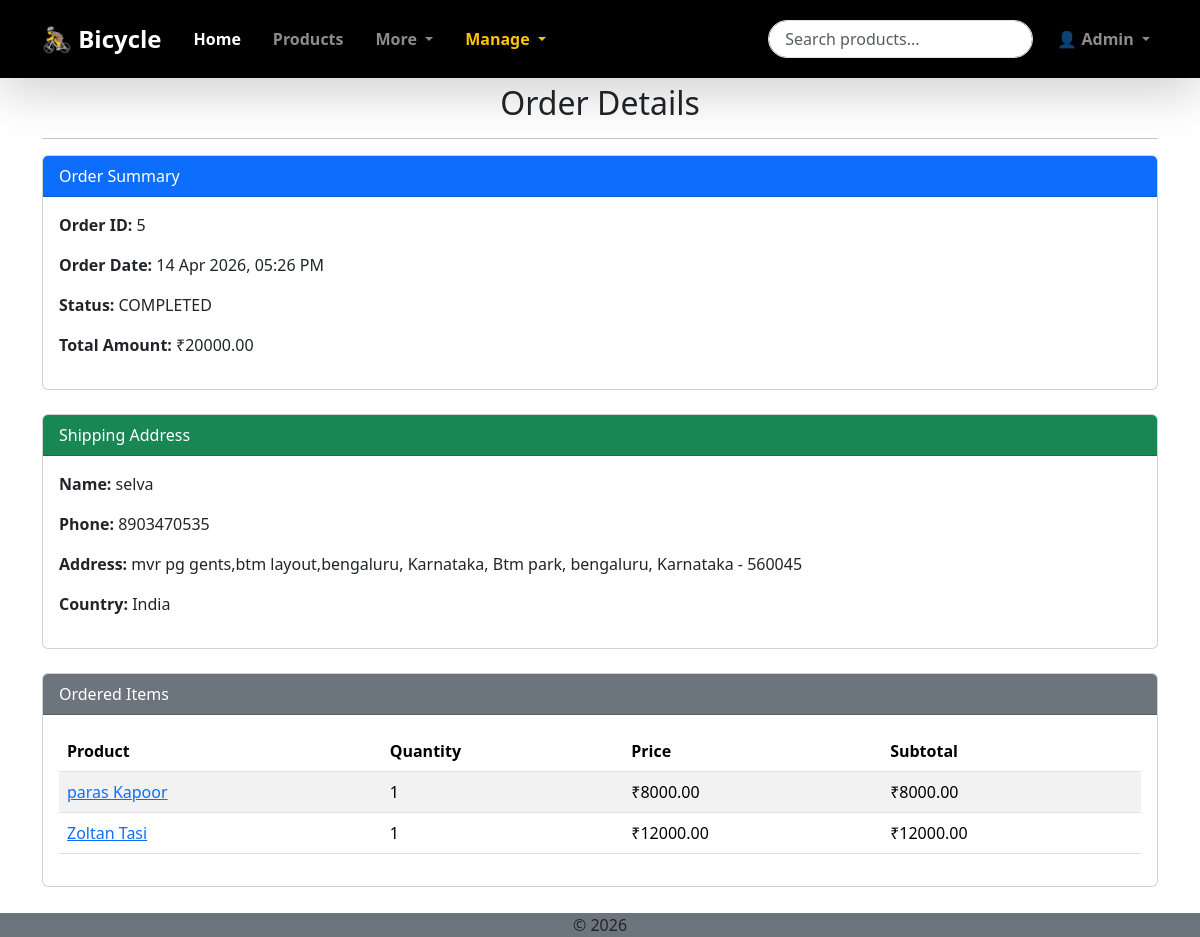
The page /order/5/ (signed in) on the database its author committed.
### orders/models.py (models this page shows, shortened)
class Order(models.Model):
    user = models.ForeignKey(User, on_delete=models.CASCADE)
    order_date = models.DateTimeField(auto_now_add=True)
    total_amount = models.DecimalField(max_digits=10, decimal_places=2)
    status = models.CharField(max_length=20, choices=[('PENDING','Pending'),('COMPLETED','Completed')])
    razorpay_order_id = models.CharField(max_length=255)
    address = models.ForeignKey(Address, on_delete=models.CASCADE, null=True, blank=True, related_name="orders")

class Address(models.Model):
    user = models.ForeignKey(User, on_delete=models.CASCADE, related_name="addresses")
    full_name = models.CharField(max_length=100, help_text="Full name of the recipient")
    phone_number = models.CharField(
        max_length=10,
        validators=[
            RegexValidator(r'^\d{10}$', message="Phone number must be 10 digits long.")
        ],
        help_text="Recipient's phone number"
    )
    address_line1 = models.CharField(max_length=255, help_text="Street address, P.O. Box, etc.")
    address_line2 = models.CharField(
        max_length=255, blank=True, null=True, help_text="Apartment, suite, unit, building, floor, etc."
    )
    landmark = models.CharField(
        max_length=255, blank=True, null=True, help_text="Landmark near the address"
    )
    city = models.CharField(max_length=100, help_text="City name")
    state = models.CharField(
        max_length=100,
        help_text="State name",
        choices=[
    ("Andhra Pradesh", "Andhra Pradesh"),
    ("Arunachal Pradesh", "Arunachal Pradesh"),
    ("Assam", "Assam"),
    ("Bihar", "Bihar"),
    ("Chhattisgarh", "Chhattisgarh"),
    ("Goa", "Goa"),
    ("Gujarat", "Gujarat"),
    ("Haryana", "Haryana"),
    ("Himachal Pradesh", "Himachal Pradesh"),
    ("Jharkhand", "Jharkhand"),
    ("Karnataka", "Karnataka"),
    ("Kerala", "Kerala"),
    ("Madhya Pradesh", "Madhya Pradesh"),
    ("Maharashtra", "Maharashtra"),
    ("Manipur", "Manipur"),
    ("Meghalaya", "Meghalaya"),
    ("Mizoram", "Mizoram"),
    ("Nagaland", "Nagaland"),
    ("Odisha", "Odisha"),
    ("Punjab", "Punjab"),
    ("Rajasthan", "Rajasthan"),
    ("Sikkim", "Sikkim"),
    ("Tamil Nadu", "Tamil Nadu"),
    ("Telangana", "Telangana"),
    ("Tripura", "Tripura"),
    ("Uttar Pradesh", "Uttar Pradesh"),
    ("Uttarakhand", "Uttarakhand"),
    ("West Bengal", "West Bengal"),
    ("Andaman and Nicobar Islands", "Andaman and Nicobar Islands"),
    ("Chandigarh", "Chandigarh"),
    ("Dadra and Nagar Haveli and Daman and Diu", "Dadra and Nagar Haveli and Daman and Diu"),
    ("Delhi", "Delhi"),
    ("Jammu and Kashmir", "Jammu and Kashmir"),
    ("Ladakh", "Ladakh"),
    ("Lakshadweep", "Lakshadweep"),
    ("Puducherry", "Puducherry"),
        ]
    )
    pincode = models.CharField(
        max_length=6,
        validators=[
            RegexValidator(r'^\d{6}$', message="PIN code must be 6 digits long.")
        ],
        help_text="6-digit PIN code"
    )
    country = models.CharField(
        max_length=100, default="India", editable=False, help_text="Country name"
    )
    is_default = models.BooleanField(
        default=False, help_text="Set as the default address"
    )
    created_at = models.DateTimeField(auto_now_add=True)
    updated_at = models.DateTimeField(auto_now=True)
    class Meta:
        unique_together = ('user', 'pincode', 'address_line1', 'address_line2')

class OrderDetails(models.Model):
    order = models.ForeignKey(Order, related_name="order_details", on_delete=models.CASCADE)
    order_item = models.ForeignKey(Product, on_delete=models.CASCADE)
    quantity = models.PositiveIntegerField()
    price = models.DecimalField(max_digits=10, decimal_places=2)

### products/models.py (models this page shows, shortened)
class Product(models.Model):
    title = models.CharField(max_length=255)
    category = models.ForeignKey(Category, on_delete=models.SET_NULL, null=True, blank = True)
    desc = models.TextField(max_length=500)
    thumbnail = models.ImageField(upload_to='products/thumbnails/')
    price = models.PositiveIntegerField()
    stock = models.PositiveIntegerField()
    added_at = models.DateTimeField(auto_now_add=True)
    updated_at = models.DateTimeField(auto_now=True)

### orders/views.py (the view)
# urls.py: path('order/<int:order_id>/', views.order_detail, name='order_detail'),
@login_required
def order_detail(request, order_id):
    order = get_object_or_404(Order, id=order_id, user=request.user)
    return render(request, 'orders/order_detail.html', {'order': order})

### templates/orders/order_detail.html (shortened to what this page needs)
{% extends 'base/base.html' %}
{% load static %}
{% block content %}
<div class="container mt-4">
    <h2 class="text-center">Order Details</h2>
    <hr>
    <div class="card mb-4">
        <div class="card-header bg-primary text-white">
            Order Summary
        </div>
        <div class="card-body">
            <p><strong>Order ID:</strong> {{ order.id }}</p>
            <p><strong>Order Date:</strong> {{ order.order_date|date:"d M Y, h:i A" }}</p>
            <p><strong>Status:</strong> {{ order.status }}</p>
            <p><strong>Total Amount:</strong> ₹{{ order.total_amount }}</p>
        </div>
    </div>
    {% if order.address %}
    <div class="card mb-4">
        <div class="card-header bg-success text-white">
            Shipping Address
        </div>
        <div class="card-body">
            <p><strong>Name:</strong> {{ order.address.full_name }}</p>
            <p><strong>Phone:</strong> {{ order.address.phone_number }}</p>
            <p><strong>Address:</strong>
                {{ order.address.address_line1 }}{% if order.address.address_line2 %}, {{ order.address.address_line2 }}{% endif %},
                {{ order.address.landmark }},
                {{ order.address.city }},
                {{ order.address.state }} - {{ order.address.pincode }}
            </p>
            <p><strong>Country:</strong> {{ order.address.country }}</p>
        </div>
    </div>
    {% else %}
    <div class="alert alert-warning">
        No shipping address selected for this order.
    </div>
    {% endif %}
    <div class="card">
        <div class="card-header bg-secondary text-white">
            Ordered Items
        </div>
        <div class="card-body">
            <table class="table table-striped">
                <thead>
                    <tr>
                        <th>Product</th>
                        <th>Quantity</th>
                        <th>Price</th>
                        <th>Subtotal</th>
                    </tr>
                </thead>
                <tbody>
                    {% for detail in order.order_details.all %}
                    <tr>
                        <td>
                            <a href="{% url 'prod_details' detail.order_item.id %}">
                                {{ detail.order_item.title }}
                            </a>
                        </td>
                        <td>{{ detail.quantity }}</td>
                        <td>₹{{ detail.price|floatformat:2 }}</td>
                        <td>₹{{ detail.price }}</td>
                    </tr>
                    {% endfor %}
                </tbody>
            </table>
        </div>
    </div>
</div>
{% endblock %}

### templates/base/includes/header.html (shortened to what this page needs)
<header class="fixed-top">
    <nav class="navbar navbar-expand-lg navbar-dark bg-black shadow-lg py-3">
        <div class="container">
            <a class="navbar-brand fw-bold fs-4" href="{% url 'home_page' %}">
                🚴 Bicycle
            </a>
            <div class="collapse navbar-collapse" id="navbarNav">
                <ul class="navbar-nav me-auto align-items-lg-center">
                    <li class="nav-item mx-2">
                        <a class="nav-link active fw-semibold" href="{% url 'home_page' %}">Home</a>
                    </li>
                    <li class="nav-item mx-2">
                        <a class="nav-link fw-semibold" href="{% url 'product_list' %}">Products</a>
                    </li>
                    <li class="nav-item dropdown mx-2">
                        <a class="nav-link dropdown-toggle fw-semibold" href="#" role="button"
                            data-bs-toggle="dropdown">
                            More
                        </a>
                    </li>
                    {% if user.is_staff %}
                    <li class="nav-item dropdown mx-2">
                        <a class="nav-link dropdown-toggle text-warning fw-semibold" href="#"
                            data-bs-toggle="dropdown">
                            Manage
                        </a>
                    </li>
                    {% endif %}
                </ul>
                <form class="d-flex me-3" action="{% url 'search_view' %}">
                    <input class="form-control rounded-pill px-3" type="search" placeholder="Search products..." name="q" value="{{query}}">
                </form>
                <ul class="navbar-nav">
                    <li class="nav-item dropdown">
                        <a class="nav-link dropdown-toggle fw-semibold" href="#" data-bs-toggle="dropdown">
                            {% if user.is_authenticated %}
                                👤 {{ user.username.capitalize }}
                            {% else %}
                                Accounts
                            {% endif %}
                        </a>
                    </li>
                </ul>
            </div>
        </div>
    </nav>
</header>

### static/css/style.css (style rules this page uses)
* { padding: 0; margin: 0; box-sizing: border-box; }
body { padding-top: 60px; padding-bottom: 50px; }
.card { transition: all 0.2s ease-in-out; }

### rows shown on the page
Order: id "5", order_date "14 Apr 2026, 05:26 PM", status "COMPLETED", total_amount "20000.00", address.full_name "selva", address.phone_number "8903470535", address.address_line1 "mvr pg gents,btm layout,bengaluru", address.address_line2 "Karnataka", address.landmark "Btm park", address.city "bengaluru", address.state "Karnataka", address.pincode "560045", address.country "India"
OrderDetails: order_item "paras Kapoor", quantity "1", price "8000.00"
OrderDetails: order_item "Zoltan Tasi", quantity "1", price "12000.00"

### other values the page prints
{{ user.username.capitalize }} "Admin"
